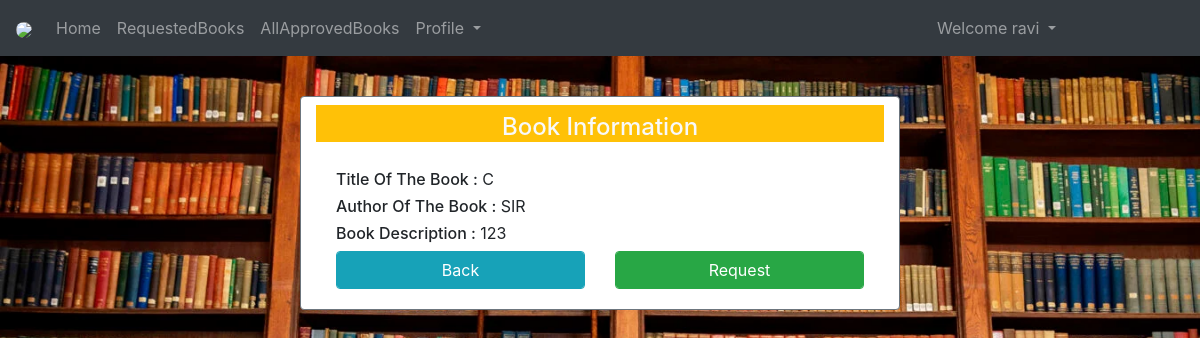
/bookview/6/ (signed in), run on the app's committed database.
### LibraryApp/models.py (models this page shows)
class User(AbstractUser):
	c=[
	   ('0','Guest'),
	   ('1','Student'),
	   ('2','Librarian'),
	]
	role_type = models.CharField(max_length=5,choices=c,default='0')
	sid = models.CharField(max_length=15)
	has_stregister = models.BooleanField(default=False)
	has_adregister = models.BooleanField(default=False)

class AddBook(models.Model):
	bname = models.CharField(max_length=100,null=True,blank=True)
	authname = models.CharField(max_length=100,null=True,blank=True)
	bstatus = models.BooleanField(default=False)
	description = models.CharField(max_length=150,null=True,blank=True)
	ncopies = models.PositiveIntegerField(default=1)

### LibraryApp/views.py (the view, shortened to what this page needs)
# urls.py: path('bookview/<int:v>/',views.bookview,name='bookview'),
@login_required
def bookview(request,v):
    m=AddBook.objects.get(id=v)
    isexist = BookRequest.objects.filter(book=m,requested_by=request.user).exists()
    requested_books_count = BookRequest.objects.filter(requested_by=request.user).count()
    return render(request,'html/bookview.html',{'bookview':m})

### templates/html/bookview.html (shortened to what this page needs)
{% extends 'html/base.html' %}
{% block content %}
<br><br><br><br>
<div class="card col-md-6 mx-auto border rounded border-secondary">
    <h4 class="bg-warning text-light mt-2 pt-2 text-center">Book Information</h4>
    <div class="card-body">
        <h6>Title Of The Book  : <span style="font-weight: 400;">{{bookview.bname}}</span></h6>
        <h6>Author Of The Book : <span style="font-weight: 400;">{{bookview.authname}}</span></h6>
        <h6>Book Description   : <span style="font-weight: 400;">{{bookview.description}}</span></h6>
        <form method="post">
            <div class="row">
                <div class="col">
                    <a href="{% url 'hm' %}" class="btn btn-info form-control">Back</a>
                </div>
                <div class="col">
                    <input type="submit" class="btn btn-success form-control" value="Request">
                </div>
            </div>
        </form>
    </div>
</div>
{% endblock content %}

### templates/html/navbar.html (shortened to what this page needs)
{% load static %}
<nav class="navbar navbar-expand-md bg-dark navbar-dark fixed-top">
  <a class="navbar-brand" href="{% url 'hm' %}">
    <img src="{% static 'images/library1.jpg' %}" class="rounded-circle" style="width:50px">
  </a>
  <div class="collapse navbar-collapse" id="collapsibleNavbar">
    <ul class="navbar-nav">
      {% if not user.is_authenticated %}
      <li class="nav-item">
        <a class="nav-link nav-link {% if request.path == '/' %}active{% endif %}" href="{% url 'hm' %}">Home</a>
      </li>
      <li class="nav-item">
        <a class="nav-link nav-link {% if request.path == '/abt/' %}active{% endif %}" href="{% url 'abt' %}">AboutUs</a>
      </li>
      <li class="nav-item">
        <a class="nav-link nav-link {% if request.path == '/cnt/' %}active{% endif %}" href="{% url 'cnt' %}">ContactUs</a>
      </li>
      <li class="nav-item">
        <a class="nav-link {% if request.path == '/reg/' %}active{% endif %}" href="{% url 'reg' %}">Registration</a>
      </li>
      {% else %}
      <li class="nav-item">
        <a class="nav-link nav-link {% if request.path == '/' %}active{% endif %}" href="{% url 'hm' %}">Home</a>
      </li>
      {% if request.user.role_type == '1' %}
      <li class="nav-item">
        <a class="nav-link {% if request.path == '/requestedbooks/' %}active{% endif %}" href="{% url 'requestedbooks' %}">RequestedBooks</a>
      </li>
      <li class="nav-item">
        <a class="nav-link" href="{% url 'stapprovedbooks' %}">AllApprovedBooks</a>
      </li>
      <li class="nav-item">
        <div class="dropdown">
          <a  class="nav-link dropdown-toggle" data-toggle="dropdown">
            Profile
          </a>
        </div>
      </li>
      {% else %}
      <li class="nav-item">
        <a class="nav-link" href="#">Access-Denied</a>
      </li>
      {% endif %}
      {% endif %}
    </ul>
    <ul class="navbar-nav ml-auto" style="margin-right: 120px;">
      {% if user.is_authenticated %}
        <div class="dropdown">
          <a  class="nav-link dropdown-toggle" data-toggle="dropdown">
            Welcome {{request.user.username}}
          </a>
        </div>
      {% else %}
      <li class="nav-item">
        <a class="nav-link {% if request.path == '/lgo/' %}active{% endif %}" href="{% url 'lgo' %}">Login</a>
      </li>
      {% endif %}
    </ul>
  </div>
</nav>

### data on the page
User: user.username "ravi"
AddBook: bname "C", authname "SIR", description "123"
